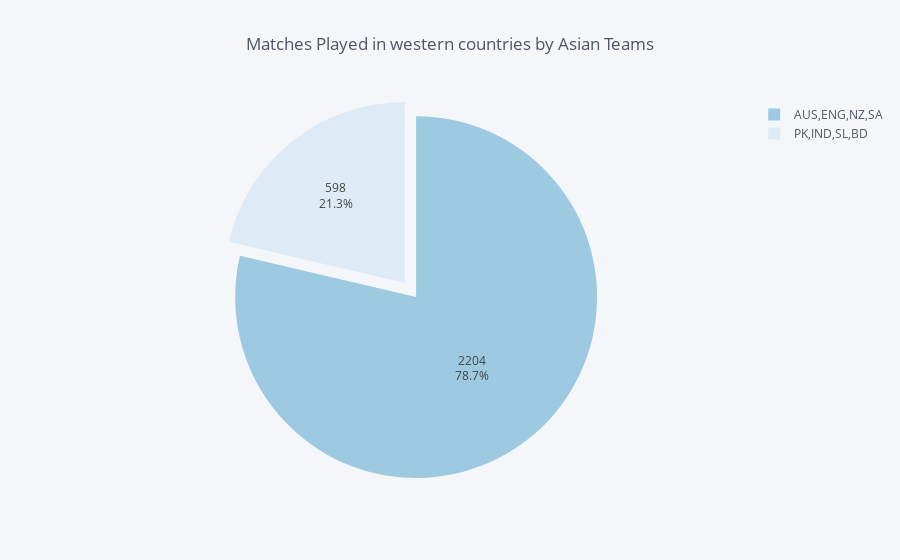

The code cell stored with this chart in its notebook:
### Markdown cell above
### 1) How good does Asian teams perform in England, SouthAfrica,Australia and New Zealand?

### Code cell
Asian_teams=['India','Pakistan','Sri Lanka','Bangladesh']
Top_western_sides=['England','South Africa','New Zealand','Australia']
other_teams=list(set(raw_data['Winner'].unique())-set(Top_western_sides)-set(Asian_teams))

Asian_count=0
western_count=0

for i in range (raw_data.shape[0]):
     
        for teams in Top_western_sides:
            if raw_data['Host_Country'][i] == teams:
                for asianteams in Asian_teams:
                    if raw_data['Winner'][i] == asianteams:
                        Asian_count = Asian_count + 1
                        
                for teams in Top_western_sides:
                    if raw_data['Winner'][i] == teams:
                        western_count = western_count + 1
                    

df=pd.DataFrame(data=['PK,IND,SL,BD','AUS,ENG,NZ,SA'],columns=['labels']) 
df['Scores']=[Asian_count,western_count]
df.iplot(kind='pie',values='Scores',labels='labels',pull=0.05,colorscale='blues',textinfo='value+percent',title='Matches Played in western countries by Asian Teams')

### Figure 1 — Plotly figure (JSON) as saved in the notebook; plotly's stock layout.template omitted (floating-point values rounded to 4 significant figures)
{"data": [{"labels": ["PK,IND,SL,BD", "AUS,ENG,NZ,SA"], "marker": {"colors": ["rgba(222, 235, 247, 1.0)", "rgba(158, 202, 225, 1.0)"]}, "name": "", "pull": 0.05, "textinfo": "value+percent", "type": "pie", "values": [598, 2204]}], "layout": {"legend": {"bgcolor": "#F5F6F9", "font": {"color": "#4D5663"}}, "paper_bgcolor": "#F5F6F9", "plot_bgcolor": "#F5F6F9", "title": "Matches Played in western countries by Asian Teams", "titlefont": {"color": "#4D5663"}}}
